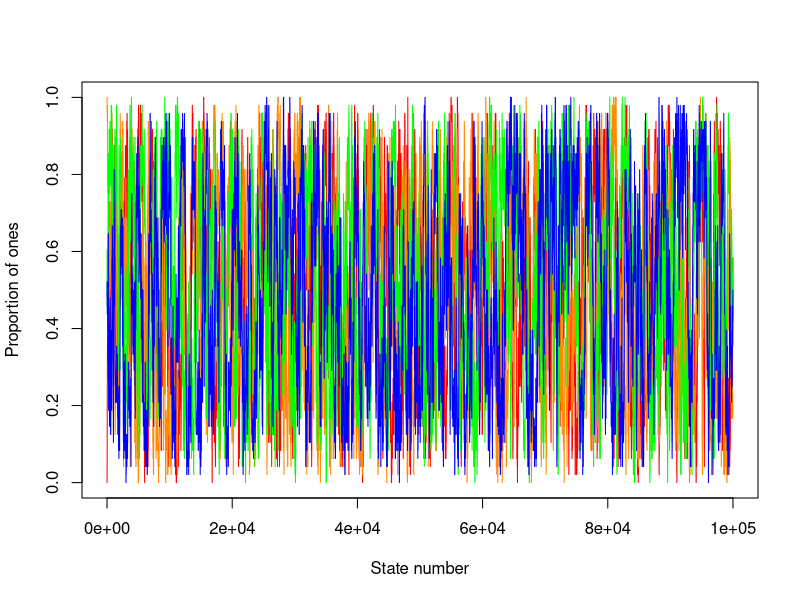
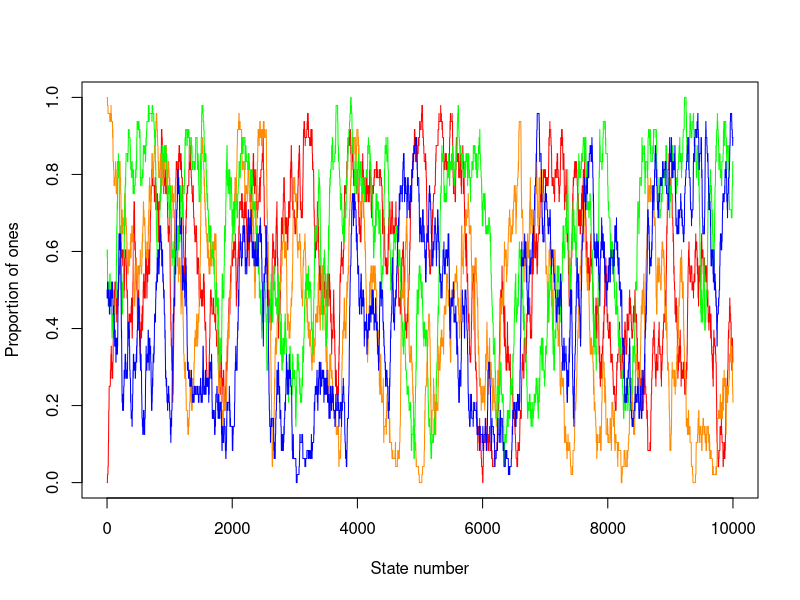
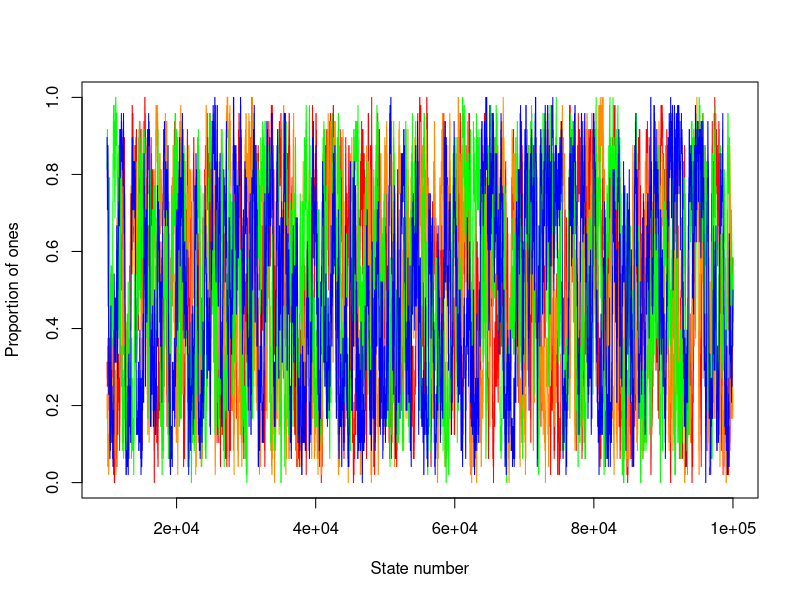
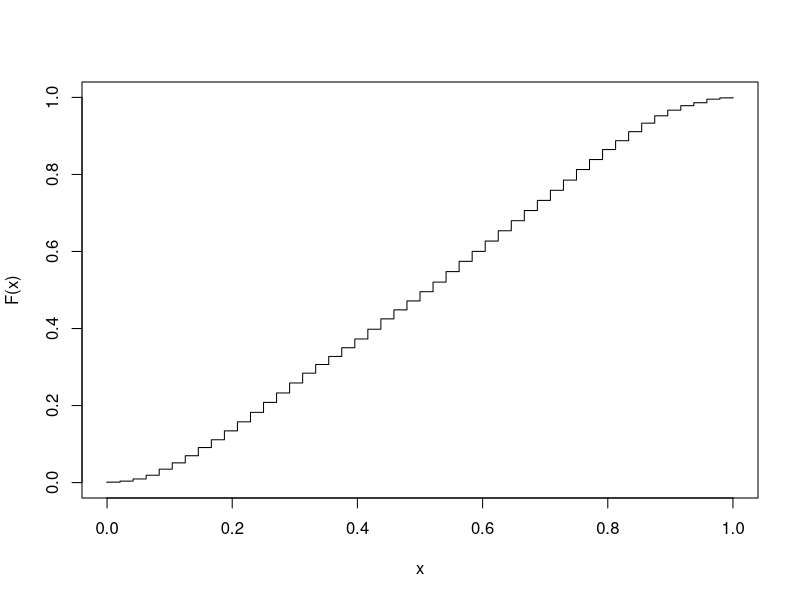

These charts were generated, in order, by the following R code:

case <-function(integer,rows,cols){ 
  if(integer==1){#(1,1) first element first column
    return (1)
  }
  if(integer==rows){#(rows,1) last element first column
    return (2)
  }
  if(integer==(rows-1)*cols){#(1,cols) first element last column
    return (3)
  }
  if(integer==(rows*cols)){#(rows,cols) last element last column
    return (4)
  }
  if(integer<rows+1){#(:,1) first column
    return (5)
  }
  if(integer>(cols-1)*rows){#(:,cols) last column
    return (6)
  }
  if((integer-1)%%rows==0){#(1,:) first row
    return (7)
  }
  if(integer%%rows==0){#(rows,:) last row
    return (8)
  }
  return (9) #interior node
}

#todo
#1  Test the function case
#keep = matrix(0,rows,cols)
#for (i in 1:(rows*cols)){
#  keep[i]=case(integer = i, rows=rows,cols=cols)  
#}


isingModel <- function(rows=10,cols=6,runs=500,beta=0.5,
                       u=matrix(0, nrow = rows, ncol = cols),colsum=FALSE){
  #Generates a matrix where each column is a state of the Markov Chain
  #If colsum=true only retrun number of ones
  #Decalare Markov Chain vector
  if(!colsum){
    mc=matrix(NA,nrow=rows*cols,ncol = runs+1) #each column is an observation
    mc[,1]=as.vector(u) #plug in initial state
  }else{
    numberOfones=matrix(NA,nrow=1,ncol = runs+1)
    numberOfones[1]=sum(u)
  }
  r=0 #run number
  i=0 #index of considered node
  while(r < runs){
    # (1) PROPOSE CANDIDATE STATE
    r=r+1
    #next node to consider
    i= ifelse(i==cols*rows, 1, i+1)
    val=u[i]
    
    # (2) COMPUTE ACCEPTANCE PROBABILITY
    #which type of node is this?
    mycase=case(integer=i,rows=rows,cols=cols)
    #compute 2d -n
    temp=switch(mycase,
                -2+2*abs(sum(u[c(i+1,i+rows)]-val)), #(1,1)
                -2+2*abs(sum(u[c(i-1,i+rows)]-val)), #(rows,1)
                -2+2*abs(sum(u[c(i+1,i-rows)]-val)), #(1,cols)
                -2+2*abs(sum(u[c(i-1,i-rows)]-val)), #(rows,cols)
                -3+2*abs(sum(u[c(i-1, i+1, i+rows)]-val)), #(:,1)
                -3+2*abs(sum(u[c(i-1, i+1, i-rows)]-val)), #(:,cols)
                -3+2*abs(sum(u[c(i+1, i-rows, i+rows)]-val)), #(1,:)
                -3+2*abs(sum(u[c(i-1, i-rows, i+rows)]-val)), #(rows,:)
                -4+2*abs(sum(u[c(i-1, i+1, i-rows, i+rows)]-val))) #interior
    #acceptance probability
    accept = exp(beta*temp)
    
    # (3) ACCEPT OR REJECT CANDIDATE STATE
    random = runif(1)
    u[i]=ifelse(random<=accept,1-val,val)
    
    if(!colsum){
      mc[,r+1]=as.vector(u)
    }else{
      numberOfones[r+1]=sum(u)
    }
    
  }
  if(!colsum){
    return(mc)
  }else{
    return(numberOfones)
  }
}


#input variables
rows1=6 #rows
cols1=8 #columns
runs1=100000
beta1=0.87


#Plot functions of state with time
#function values
funValues=matrix(NA,runs1+1,4) #One column for each set of function values i.e. funValues[,1] are for a0
#for test case sum(mc[,1])

#Different initial values
#all zeroes (1)
a0=matrix(0, nrow = rows1, ncol = cols1)
funValues[,1]=isingModel(rows=rows1,cols=cols1,runs=runs1,beta=beta1,
                  u=a0, colsum = TRUE)

#all ones (2)
a1=matrix(1, nrow = rows1, ncol = cols1)
funValues[,2]=isingModel(rows=rows1,cols=cols1,runs=runs1,beta=beta1,
                  u=a1, colsum = TRUE)

#random (3)
set.seed(42)
aR=matrix(rbinom(n=rows1*cols1, size=1,prob = 0.5), nrow = rows1, ncol = cols1)
funValues[,3]=isingModel(rows=rows1,cols=cols1,runs=runs1,beta=beta1,
                  u=aR, colsum = TRUE)
#checkerboard (4)
if(rows1%%2==1){
  #odd number of rows
  aC=matrix(rep_len(c(1,0),length.out=rows1*cols1),nrow=rows1,ncol=cols1)
}else{
  ##even number of rows
  aC=matrix(rep_len(c(1,0),length.out=(rows1+1)*cols1),nrow=rows1+1,ncol=cols1)[1:rows1,1:cols1]
}
funValues[,4]=isingModel(rows=rows1,cols=cols1,runs=runs1,beta=beta1,
                  u=aC, colsum = TRUE)
funValues=funValues/(rows1*cols1)

#Plot
plot(x=1:(runs1+1),y=funValues[,1],type='l',col='red',xlim=c(0,runs1+1),ylim=c(0,1),xlab='State number',ylab='Proportion of ones')
lines(x=1:(runs1+1),y=funValues[,2],type='l',col='darkorange')
lines(x=1:(runs1+1),y=funValues[,3],type='l',col='green')
lines(x=1:(runs1+1),y=funValues[,4],type='l',col='blue')

#Plot before
truncate3=10000
tx3=1:(truncate3)
truncfun3=funValues[tx3,]

plot(x =tx3,y=truncfun3[,1],type='l',col='red',xlim=c(0,truncate3),ylim=c(0,1),xlab='State number',ylab='Proportion of ones')
lines(x=tx3,y=truncfun3[,2],type='l',col='darkorange')
lines(x=tx3,y=truncfun3[,3],type='l',col='green')
lines(x=tx3,y=truncfun3[,4],type='l',col='blue')



#Plot after
truncate1=10000
tx1=(truncate1):(runs1+1)
truncfun=funValues[tx1,]

plot(x =tx1,y=truncfun[,1],type='l',col='red',xlim=c(truncate1,runs1+1),ylim=c(0,1),xlab='State number',ylab='Proportion of ones')
lines(x=tx1,y=truncfun[,2],type='l',col='darkorange')
lines(x=tx1,y=truncfun[,3],type='l',col='green')
lines(x=tx1,y=truncfun[,4],type='l',col='blue')


#Do I need to use a fun server or something for the function to run?
#How to make the axis a bit more readable. Is it needed though?
#Assuming it has converged (it hasn't though) this is F(x) (in the different cases):
xvals=sort(as.vector(funValues[tx1]))
Fvals=(1:length(xvals))/length(xvals)
plot(x=xvals,y=Fvals,type='l',xlim=c(0,1),ylim=c(0,1),xlab='x',ylab='F(x)')

#How to find f(x) from f(x)? I think I saw it somewhere in a function.

